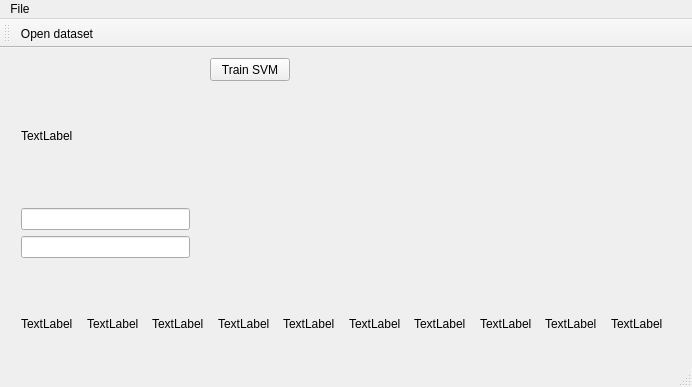
<?xml version="1.0" encoding="UTF-8"?>
<ui version="4.0">
 <class>MainWindow</class>
 <widget class="QMainWindow" name="MainWindow">
  <property name="geometry">
   <rect>
    <x>0</x>
    <y>0</y>
    <width>692</width>
    <height>387</height>
   </rect>
  </property>
  <property name="windowTitle">
   <string>MainWindow</string>
  </property>
  <widget class="QWidget" name="centralWidget">
   <widget class="QPushButton" name="pushButton">
    <property name="geometry">
     <rect>
      <x>210</x>
      <y>10</y>
      <width>80</width>
      <height>23</height>
     </rect>
    </property>
    <property name="text">
     <string>Train SVM</string>
    </property>
   </widget>
   <widget class="QWidget" name="">
    <property name="geometry">
     <rect>
      <x>10</x>
      <y>10</y>
      <width>191</width>
      <height>211</height>
     </rect>
    </property>
    <layout class="QVBoxLayout" name="verticalLayout">
     <item>
      <widget class="QLabel" name="piclabel">
       <property name="text">
        <string>TextLabel</string>
       </property>
      </widget>
     </item>
     <item>
      <widget class="QLineEdit" name="labelLineEdit"/>
     </item>
     <item>
      <widget class="QLineEdit" name="predictionLineEdit"/>
     </item>
    </layout>
   </widget>
   <widget class="QWidget" name="">
    <property name="geometry">
     <rect>
      <x>10</x>
      <y>240</y>
      <width>671</width>
      <height>71</height>
     </rect>
    </property>
    <layout class="QHBoxLayout" name="horizontalLayout">
     <item>
      <widget class="QLabel" name="w1label">
       <property name="text">
        <string>TextLabel</string>
       </property>
      </widget>
     </item>
     <item>
      <widget class="QLabel" name="w2label">
       <property name="text">
        <string>TextLabel</string>
       </property>
      </widget>
     </item>
     <item>
      <widget class="QLabel" name="w3label">
       <property name="text">
        <string>TextLabel</string>
       </property>
      </widget>
     </item>
     <item>
      <widget class="QLabel" name="w4label">
       <property name="text">
        <string>TextLabel</string>
       </property>
      </widget>
     </item>
     <item>
      <widget class="QLabel" name="w5label">
       <property name="text">
        <string>TextLabel</string>
       </property>
      </widget>
     </item>
     <item>
      <widget class="QLabel" name="w6label">
       <property name="text">
        <string>TextLabel</string>
       </property>
      </widget>
     </item>
     <item>
      <widget class="QLabel" name="w7label">
       <property name="text">
        <string>TextLabel</string>
       </property>
      </widget>
     </item>
     <item>
      <widget class="QLabel" name="w8label">
       <property name="text">
        <string>TextLabel</string>
       </property>
      </widget>
     </item>
     <item>
      <widget class="QLabel" name="w9label">
       <property name="text">
        <string>TextLabel</string>
       </property>
      </widget>
     </item>
     <item>
      <widget class="QLabel" name="w10label">
       <property name="text">
        <string>TextLabel</string>
       </property>
      </widget>
     </item>
    </layout>
   </widget>
   <zorder>piclabel</zorder>
   <zorder>labelLineEdit</zorder>
   <zorder>pushButton</zorder>
   <zorder>piclabel</zorder>
   <zorder>w1label</zorder>
   <zorder>w2label</zorder>
   <zorder>w3label</zorder>
   <zorder>w4label</zorder>
   <zorder>w5label</zorder>
   <zorder>w6label</zorder>
   <zorder>w7label</zorder>
   <zorder>w8label</zorder>
   <zorder>w9label</zorder>
   <zorder>w10label</zorder>
  </widget>
  <widget class="QMenuBar" name="menuBar">
   <property name="geometry">
    <rect>
     <x>0</x>
     <y>0</y>
     <width>692</width>
     <height>20</height>
    </rect>
   </property>
   <widget class="QMenu" name="menuOpen_dataset">
    <property name="title">
     <string>File</string>
    </property>
   </widget>
   <addaction name="menuOpen_dataset"/>
  </widget>
  <widget class="QToolBar" name="mainToolBar">
   <attribute name="toolBarArea">
    <enum>TopToolBarArea</enum>
   </attribute>
   <attribute name="toolBarBreak">
    <bool>false</bool>
   </attribute>
   <addaction name="actionOpen_dataset"/>
  </widget>
  <widget class="QStatusBar" name="statusBar"/>
  <action name="actionOpen_dataset">
   <property name="text">
    <string>Open dataset</string>
   </property>
  </action>
 </widget>
 <layoutdefault spacing="6" margin="11"/>
 <resources/>
 <connections/>
</ui>
